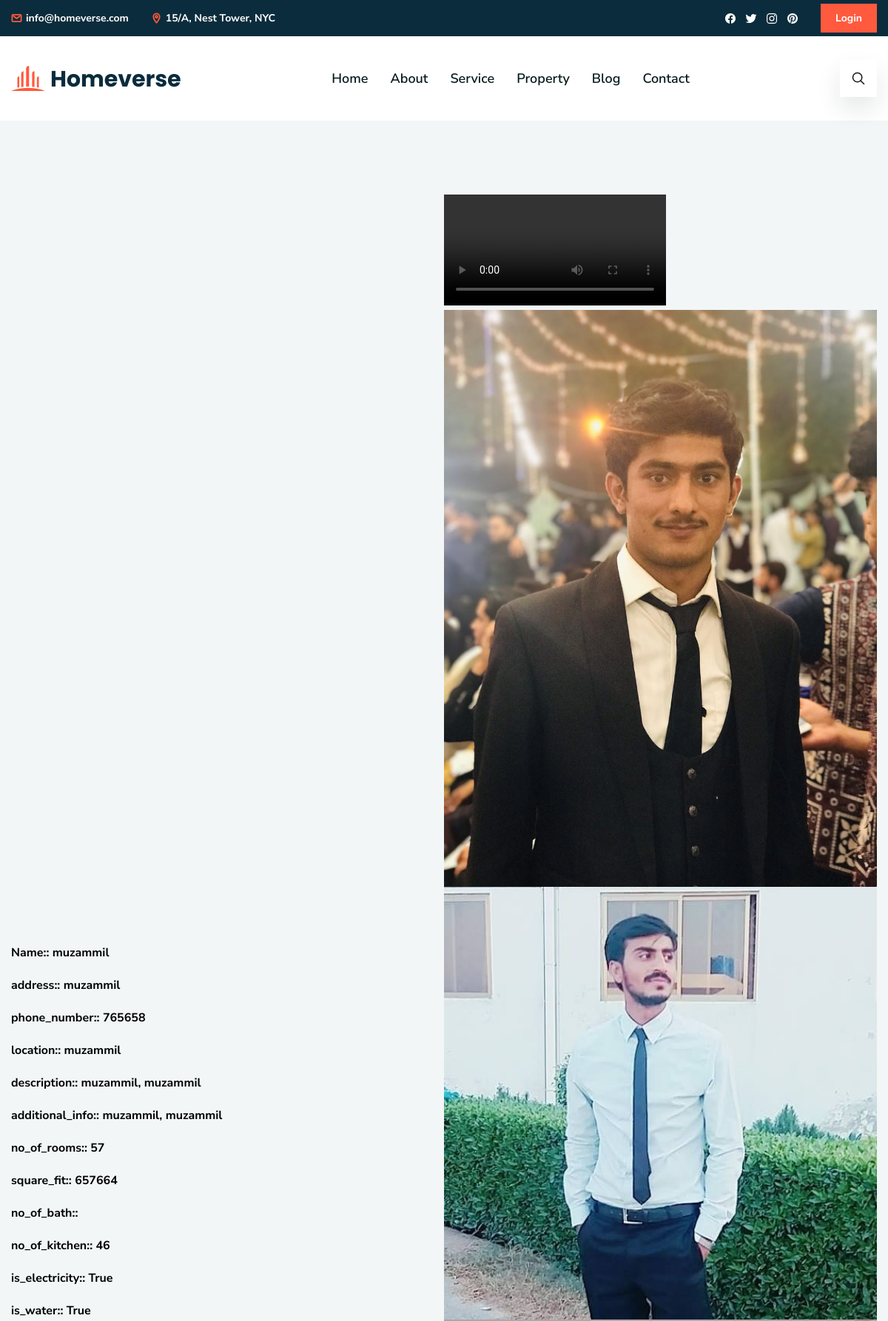
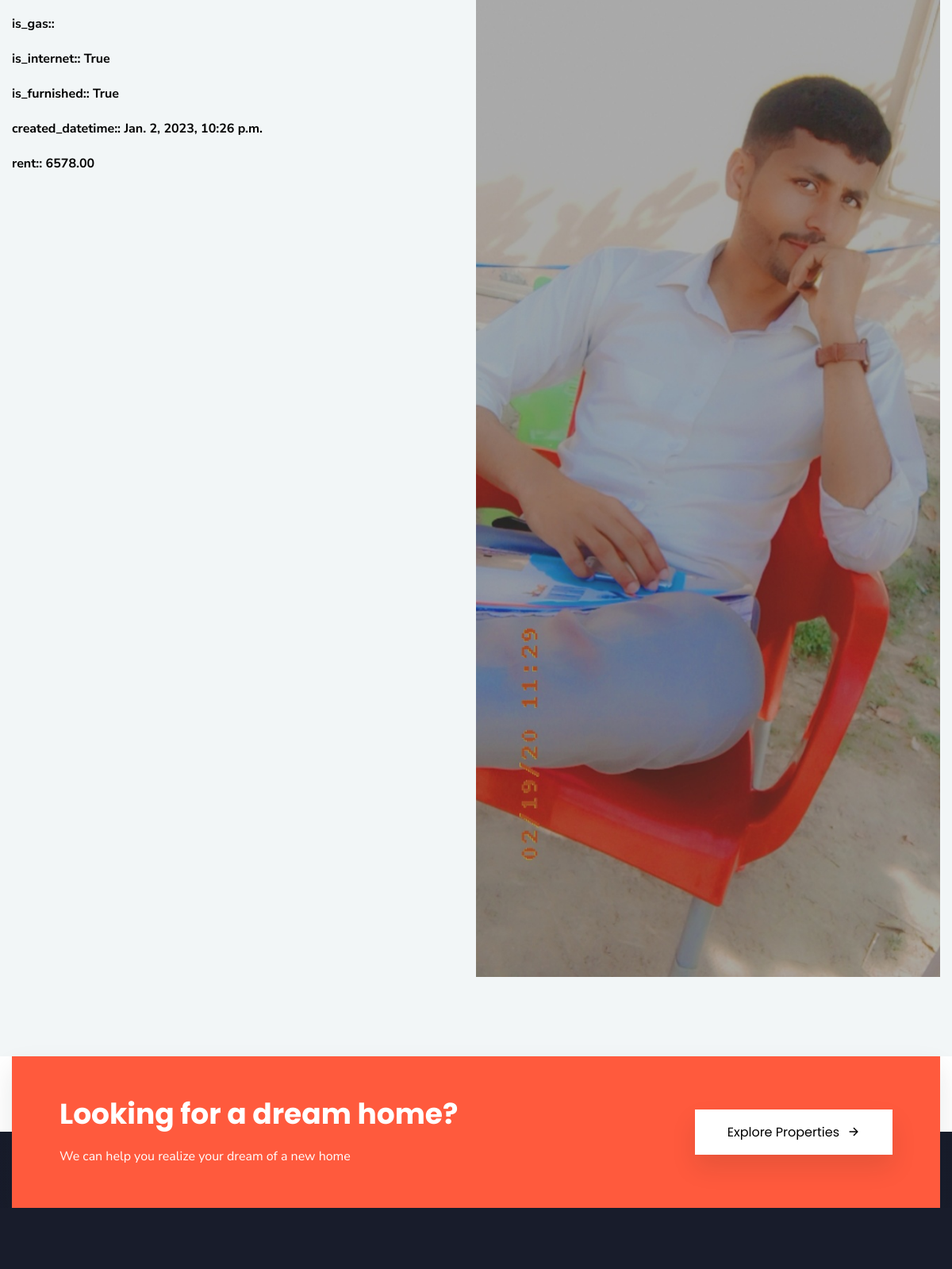
Page /edit_add/7 (upper part) on the committed database (2 pictures, top to bottom).
### myapp/models.py (models this page shows)
class house_info(models.Model):
    user = models.ForeignKey(CustomUser, on_delete=models.CASCADE)
    name = models.TextField(default='')
    address = models.TextField(default='')
    phone_number = models.TextField(default='')
    location = models.TextField(default='')
    description = models.TextField(default='')
    additional_info = models.TextField(default='')
    booker_name = models.TextField(default='')
    booked_by_user_id = models.IntegerField(default=0)
    no_of_rooms = models.IntegerField(default=0)
    square_fit = models.TextField(default=0)
    no_of_bath = models.IntegerField(default=0)
    no_of_kitchen = models.IntegerField(default=0)
    is_electricity = models.BooleanField(default=False)
    is_water = models.BooleanField(default=False)
    is_gas = models.BooleanField(default=False)
    is_internet = models.BooleanField(default=False)
    is_furnished = models.BooleanField(default=False)
    is_available = models.BooleanField(default=True)
    created_datetime = models.DateTimeField(auto_now_add=True, blank=True, null=True)
    modified_datetime = models.DateTimeField(auto_now=True, blank=True, null=True)
    booking_date = models.DateTimeField(blank=True, null=True)
    rent = models.DecimalField(decimal_places=2, max_digits=10)

class house_images(models.Model):
    house = models.ForeignKey(house_info, on_delete=models.CASCADE)
    image_path = models.TextField(default='')
    created_datetime = models.DateTimeField(auto_now_add=True)

### myapp/edit_add.py (the view)
# urls.py: path('edit_add/<int:pk>', edit_add.edit_add, name='edit_add'),
def edit_add(request, pk):
    obj_add = house_info.objects.get(pk=pk)
    name = obj_add.name
    address = obj_add.address
    phone_number = obj_add.phone_number
    location = obj_add.location
    description = obj_add.description
    additional_info = obj_add.additional_info
    booker_name = obj_add.booker_name
    booked_by_user_id = obj_add.booked_by_user_id
    no_of_rooms = obj_add.no_of_rooms
    square_fit = obj_add.square_fit
    no_of_bath = obj_add.no_of_bath
    no_of_kitchen = obj_add.no_of_kitchen
    is_electricity = obj_add.is_electricity
    is_water = obj_add.is_water
    is_gas = obj_add.is_gas
    is_internet = obj_add.is_internet
    is_furnished = obj_add.is_furnished
    is_available = obj_add.is_available
    created_datetime = obj_add.created_datetime
    modified_datetime = obj_add.modified_datetime
    booking_date = obj_add.booking_date
    rent = obj_add.rent
    images_list = []
    images_list2 = []
    for i in house_images.objects.filter(house_id=pk):
        images_list.append([i.pk, i.image_path])
    video = house_video.objects.get(house_id=pk)
    context = {
        'name': name,
        'address':     address,
        'phone_number': phone_number,
        'location': location,
        'description': description,
        'additional_info': additional_info,
        'booker_name': booker_name,
        'booked_by_user_id': booked_by_user_id,
        'no_of_rooms': no_of_rooms,
        'square_fit': square_fit,
        'no_of_bath ': no_of_bath ,
        'no_of_kitchen': no_of_kitchen,
        'is_electricity': is_electricity,
        'is_water': is_water,
        'is_gas ': is_gas ,
        'is_internet': is_internet,
        'is_furnished': is_furnished,
        'is_available': is_available,
        'created_datetime': created_datetime,
        'modified_datetime': modified_datetime,
        'booking_date': booking_date,
        'rent': rent,
        'images_list': images_list,
        'video': video.video_path
    }
    return render(request, 'edit_add.html', context)

### templates/edit_add.html (shortened to what this page needs)
<!DOCTYPE html>
<html lang="en">
{% load static %}
<head>
  {% block stylesheets %}
<link rel="stylesheet" href="{% static 'css/style.css' %}" />
{% endblock %}
</head>
<body>
  <header class="header" data-header>
    <div class="header-top">
      <div class="container">
        <ul class="header-top-list">
          <li>
            <a href="mailto:info@homeverse.com" class="header-top-link">
              <ion-icon name="mail-outline"></ion-icon>
              <span>info@homeverse.com</span>
            </a>
          </li>
          <li>
            <a href="#" class="header-top-link">
              <ion-icon name="location-outline"></ion-icon>
              <address>15/A, Nest Tower, NYC</address>
            </a>
          </li>
        </ul>
        <div class="wrapper">
          <ul class="header-top-social-list">
            <li>
              <a href="#" class="header-top-social-link">
                <ion-icon name="logo-facebook"></ion-icon>
              </a>
            </li>
            <li>
              <a href="#" class="header-top-social-link">
                <ion-icon name="logo-twitter"></ion-icon>
              </a>
            </li>
            <li>
              <a href="#" class="header-top-social-link">
                <ion-icon name="logo-instagram"></ion-icon>
              </a>
            </li>
            <li>
              <a href="#" class="header-top-social-link">
                <ion-icon name="logo-pinterest"></ion-icon>
              </a>
            </li>
          </ul>
          {% if request.user.is_authenticated %}
          <a href="{% url 'house_info' %}"><button class="header-top-btn">Add Home</button></a>
          <a href="{% url 'logout' %}"><button class="header-top-btn">Logout</button></a>
          {% else %}
          <a href="{% url 'login' %}"><button class="header-top-btn">Login</button></a>
          {% endif %}
        </div>
      </div>
    </div>
    <div class="header-bottom">
      <div class="container">
        <a href="#" class="logo">
          <img src="{% static 'assets/images/logo.png' %}" alt="Homeverse logo">
        </a>
        <nav class="navbar" data-navbar>
          <div class="navbar-bottom">
            <ul class="navbar-list">
              <li>
                <a href="#home" class="navbar-link" data-nav-link>Home</a>
              </li>
              <li>
                <a href="#about" class="navbar-link" data-nav-link>About</a>
              </li>
              <li>
                <a href="#service" class="navbar-link" data-nav-link>Service</a>
              </li>
              <li>
                <a href="#property" class="navbar-link" data-nav-link>Property</a>
              </li>
              <li>
                <a href="#blog" class="navbar-link" data-nav-link>Blog</a>
              </li>
              <li>
                <a href="#contact" class="navbar-link" data-nav-link>Contact</a>
              </li>
            </ul>
          </div>
        </nav>
        <div class="header-bottom-actions">
          <button class="header-bottom-actions-btn" aria-label="Search">
            <ion-icon name="search-outline"></ion-icon>
          </button>
        </div>
      </div>
    </div>
  </header>
  <main>
    <article>
      <section class="hero" id="home2">
        <div class="container">
             <div class="hero-content">
            <h4><strong>Name::  </strong>{{name}}</h4><br>
            <h4><strong>address::  </strong>{{address}}</h4><br>
            <h4><strong>phone_number::  </strong>{{phone_number}}</h4><br>
            <h4><strong>location::  </strong>{{location}}</h4><br>
            <h4><strong>description::  </strong>{{description}}</h4><br>
            <h4><strong>additional_info::  </strong>{{additional_info}}</h4><br>
            <h4><strong>no_of_rooms::  </strong>{{no_of_rooms}}</h4><br>
            <h4><strong>square_fit::  </strong>{{square_fit}}</h4><br>
            <h4><strong>no_of_bath::  </strong>{{no_of_bath}}</h4><br>
            <h4><strong>no_of_kitchen::  </strong>{{no_of_kitchen}}</h4><br>
            <h4><strong>is_electricity::  </strong>{{is_electricity}}</h4><br>
            <h4><strong>is_water::  </strong>{{is_water}}</h4><br>
            <h4><strong>is_gas::  </strong>{{is_gas}}</h4><br>
            <h4><strong>is_internet::  </strong>{{is_internet}}</h4><br>
            <h4><strong>is_furnished::  </strong>{{is_furnished}}</h4><br>
            <h4><strong>created_datetime::  </strong>{{created_datetime}}</h4><br>
            <h4><strong>rent::  </strong>{{rent}}</h4>
             </div>
          <div class="hero-content">
              <video controls>
              <source src="{{video}}" class="w-100" type="video/mp4"><br>
            </video>
              {% for img in images_list %}
            <figure class="hero-banner">
            <img src="{{img.1}}" alt="Modern house model" id="{{img.0}}" class="w-100">
          </figure>
              {% endfor %}
          </div>
          </div>
      </section>
      <section class="cta">
        <div class="container">
          <div class="cta-card">
            <div class="card-content">
              <h2 class="h2 card-title">Looking for a dream home?</h2>
              <p class="card-text">We can help you realize your dream of a new home</p>
            </div>
            <button class="btn cta-btn">
              <span>Explore Properties</span>
              <ion-icon name="arrow-forward-outline"></ion-icon>
            </button>
          </div>
        </div>
      </section>
    </article>
  </main>
  <footer class="footer">
    <div class="footer-top">
    </div>
  </footer>
</body>
</html>

### rows in the picture
house_info: name "muzammil", address "muzammil", phone_number "765658", location "muzammil", description "muzammil, muzammil", additional_info "muzammil, muzammil", square_fit "657664", created_datetime "Jan. 2, 2023, 10:26 p.m.", rent "6578.00"
house_images: image_path (picture)
house_images: image_path (picture)
house_images: image_path (picture)

### other values in the picture
{{ no_of_rooms }} "57"
{{ no_of_kitchen }} "46"
{{ is_electricity }} "True"
{{ is_water }} "True"
{{ is_internet }} "True"
{{ is_furnished }} "True"
